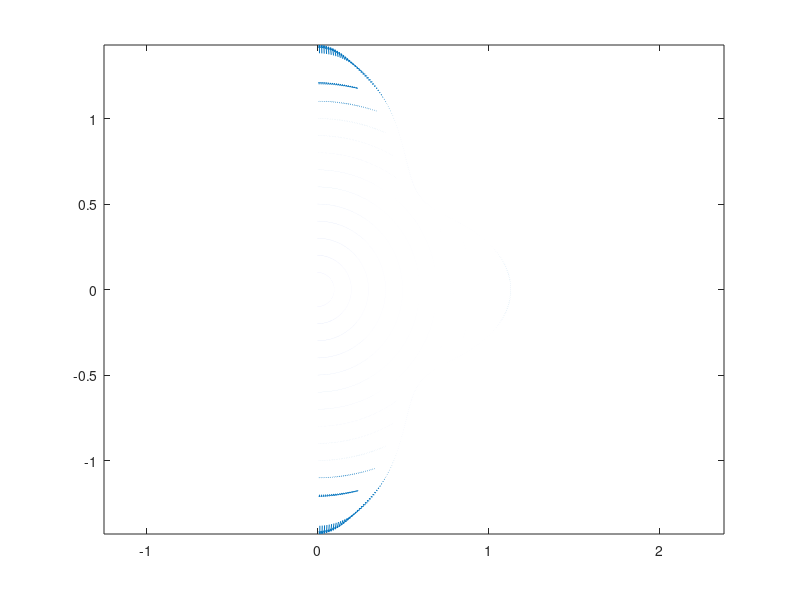

MATLAB code for this plot:
                                                           clear

polVel = dlmread('polarVelCase3.txt');
radVel = dlmread('radialVelCase3.txt');

rS = polVel(:,1);
tS = polVel(:,2);
I = length(tS);

x = zeros(I,1);
z = zeros(I,1);
Vx = zeros(I,1);
Vz = zeros(I,1);

thetaErr = 0;
for i = 1:I
    theta = tS(i);
    rdius = rS(i);
    
    %vr = -abs(polVel(i,3));
    vr = radVel(i,3);
    vt = polVel(i,3);
        
    x(i) = sin(theta)*rdius;
    z(i) = cos(theta)*rdius;
    theta_rec(i) = atan2(x(i),z(i));
    
    thetaErr = thetaErr + abs(theta - theta_rec(i));
    
    % what I think:
    %Vx(i) = sin(theta)*vr + cos(theta)*vt;
    %Vz(i) = -cos(theta)*vr + sin(theta)*vt ;
    
    % dino zrnic
    Vx(i) = vr*sin(theta) + vt*cos(theta);
    Vz(i) = vr*cos(theta) - vt*sin(theta);
end


quiver(x, z, Vx, Vz);
axis equal

max(abs(Vx))
max(abs(Vz))

%plot(1:I,tS,'+',1:I,theta_rec,'o')
